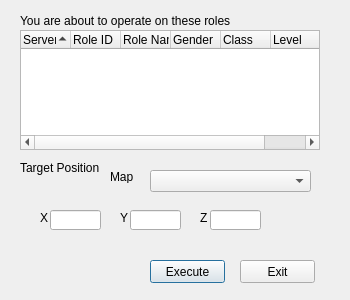
<?xml version="1.0" encoding="UTF-8"?>
<ui version="4.0">
 <class>movePositionDialog</class>
 <widget class="QDialog" name="movePositionDialog">
  <property name="geometry">
   <rect>
    <x>0</x>
    <y>0</y>
    <width>350</width>
    <height>300</height>
   </rect>
  </property>
  <property name="minimumSize">
   <size>
    <width>350</width>
    <height>300</height>
   </size>
  </property>
  <property name="maximumSize">
   <size>
    <width>350</width>
    <height>300</height>
   </size>
  </property>
  <property name="windowTitle">
   <string>Move Position</string>
  </property>
  <widget class="QLabel" name="label">
   <property name="geometry">
    <rect>
     <x>20</x>
     <y>10</y>
     <width>221</width>
     <height>21</height>
    </rect>
   </property>
   <property name="text">
    <string>You are about to operate on these roles</string>
   </property>
  </widget>
  <widget class="QTreeWidget" name="treeWidget_2">
   <property name="geometry">
    <rect>
     <x>20</x>
     <y>30</y>
     <width>300</width>
     <height>120</height>
    </rect>
   </property>
   <property name="minimumSize">
    <size>
     <width>300</width>
     <height>120</height>
    </size>
   </property>
   <property name="maximumSize">
    <size>
     <width>300</width>
     <height>16777215</height>
    </size>
   </property>
   <property name="alternatingRowColors">
    <bool>true</bool>
   </property>
   <property name="indentation">
    <number>2</number>
   </property>
   <property name="sortingEnabled">
    <bool>true</bool>
   </property>
   <attribute name="headerDefaultSectionSize">
    <number>50</number>
   </attribute>
   <attribute name="headerMinimumSectionSize">
    <number>27</number>
   </attribute>
   <column>
    <property name="text">
     <string>Server</string>
    </property>
   </column>
   <column>
    <property name="text">
     <string>Role ID</string>
    </property>
   </column>
   <column>
    <property name="text">
     <string>Role Name</string>
    </property>
   </column>
   <column>
    <property name="text">
     <string>Gender</string>
    </property>
   </column>
   <column>
    <property name="text">
     <string>Class</string>
    </property>
   </column>
   <column>
    <property name="text">
     <string>Level</string>
    </property>
   </column>
   <column>
    <property name="text">
     <string>Last Login</string>
    </property>
   </column>
  </widget>
  <widget class="QLabel" name="label_2">
   <property name="geometry">
    <rect>
     <x>20</x>
     <y>160</y>
     <width>91</width>
     <height>16</height>
    </rect>
   </property>
   <property name="text">
    <string>Target Position</string>
   </property>
  </widget>
  <widget class="QLabel" name="label_3">
   <property name="geometry">
    <rect>
     <x>110</x>
     <y>170</y>
     <width>46</width>
     <height>13</height>
    </rect>
   </property>
   <property name="text">
    <string>Map</string>
   </property>
  </widget>
  <widget class="QLabel" name="label_4">
   <property name="geometry">
    <rect>
     <x>40</x>
     <y>210</y>
     <width>21</width>
     <height>16</height>
    </rect>
   </property>
   <property name="text">
    <string>X</string>
   </property>
  </widget>
  <widget class="QLineEdit" name="lineEdit_2">
   <property name="geometry">
    <rect>
     <x>50</x>
     <y>210</y>
     <width>51</width>
     <height>20</height>
    </rect>
   </property>
  </widget>
  <widget class="QLabel" name="label_5">
   <property name="geometry">
    <rect>
     <x>120</x>
     <y>210</y>
     <width>21</width>
     <height>16</height>
    </rect>
   </property>
   <property name="text">
    <string>Y</string>
   </property>
  </widget>
  <widget class="QLineEdit" name="lineEdit_3">
   <property name="geometry">
    <rect>
     <x>130</x>
     <y>210</y>
     <width>51</width>
     <height>20</height>
    </rect>
   </property>
  </widget>
  <widget class="QLineEdit" name="lineEdit_4">
   <property name="geometry">
    <rect>
     <x>210</x>
     <y>210</y>
     <width>51</width>
     <height>20</height>
    </rect>
   </property>
   <property name="text">
    <string/>
   </property>
  </widget>
  <widget class="QLabel" name="label_6">
   <property name="geometry">
    <rect>
     <x>200</x>
     <y>210</y>
     <width>21</width>
     <height>16</height>
    </rect>
   </property>
   <property name="text">
    <string>Z</string>
   </property>
  </widget>
  <widget class="QPushButton" name="exeButton">
   <property name="geometry">
    <rect>
     <x>150</x>
     <y>260</y>
     <width>75</width>
     <height>23</height>
    </rect>
   </property>
   <property name="text">
    <string>Execute</string>
   </property>
  </widget>
  <widget class="QPushButton" name="exitButton">
   <property name="geometry">
    <rect>
     <x>240</x>
     <y>260</y>
     <width>75</width>
     <height>23</height>
    </rect>
   </property>
   <property name="text">
    <string>Exit</string>
   </property>
  </widget>
  <widget class="QComboBox" name="comboBox">
   <property name="geometry">
    <rect>
     <x>150</x>
     <y>170</y>
     <width>161</width>
     <height>22</height>
    </rect>
   </property>
  </widget>
 </widget>
 <resources/>
 <connections/>
</ui>
